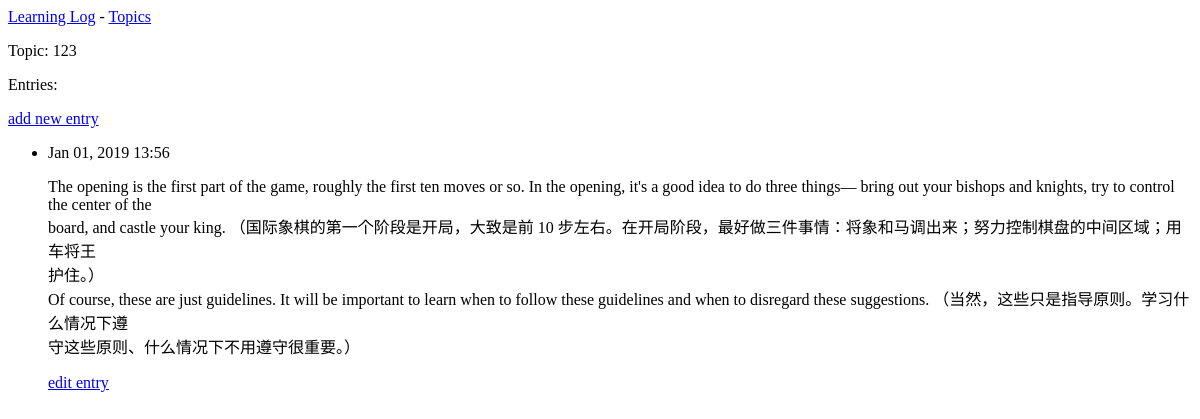
Page /topics/1/ on the earlier database version.
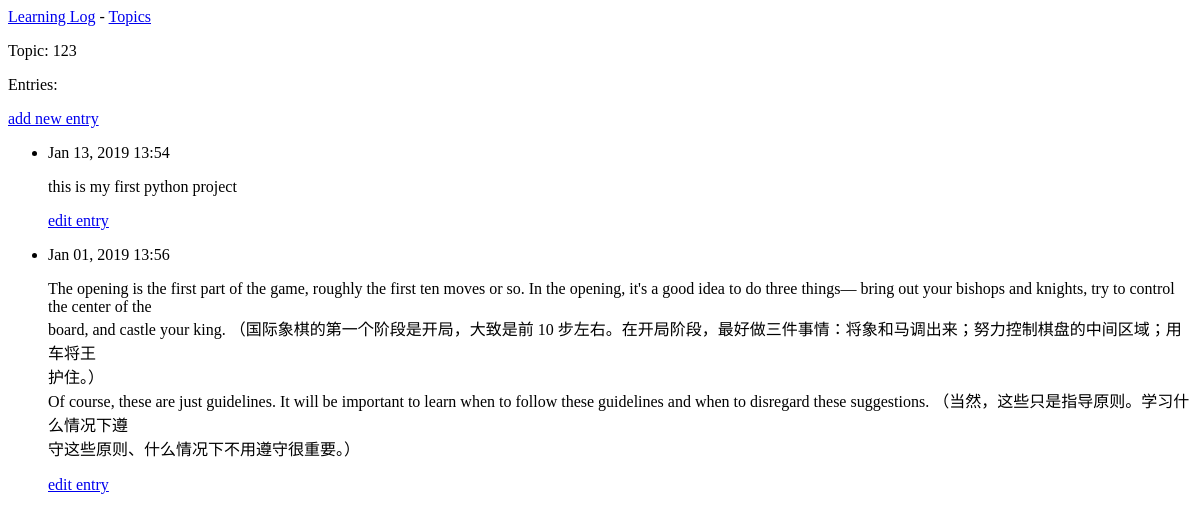
Same page on the later database version.
### learning_logs/models.py (models this page shows, shortened)
class Topic(models.Model):
    text = models.CharField(max_length=200)
    date_added = models.DateTimeField(auto_now_add=True)
    def __str__(self):
        return self.text

class Entry(models.Model):
    topic = models.ForeignKey(Topic, on_delete=models.CASCADE,)
    text = models.TextField()
    date_added = models.DateTimeField(auto_now_add=True)
    class Meta:
        verbose_name_plural = 'entries'

### learning_logs/views.py (the view)
# urls.py: re_path('topics/(?P<topic_id>\d+)/', views.topic, name='topic'),
def topic(request,topic_id):
	topic = Topic.objects.get(id=topic_id)
	entries = topic.entry_set.order_by('-date_added')
	context = {'topic': topic, 'entries':entries}
	return render(request, 'learning_logs/topic.html',context)

### learning_logs/templates/learning_logs/topic.html
{% extends "learning_logs/base.html" %}
{% block content %}
<p>Topic: {{ topic }}</p>
<p>Entries:</p>
<p>
  <a href="{% url 'learning_logs:new_entry' topic.id %}">add new entry</a>
</p>
<ul>
  {% for entry in entries %}
    <li>
      <p>{{ entry.date_added|date:'M d, Y H:i' }}</p>
      <p>{{ entry.text|linebreaks }}</p>
    </li>
    <p>
      <a href="{% url 'learning_logs:edit_entry' entry.id %}">edit entry</a>
    </p>
  {% empty %}
    There are no entries for this topic yet.
  {% endfor %}
</ul>
{% endblock content %}

### learning_logs/templates/learning_logs/base.html
<p>
    <a href="{% url 'learning_logs:index' %}">Learning Log</a> -
    <a href="{% url 'learning_logs:topics' %}">Topics</a>
</p>
  {% block content %}{% endblock content %}

Differences in the rows shown:
added Entry: date_added "Jan 13, 2019 13:54", text "this is my first python project"
